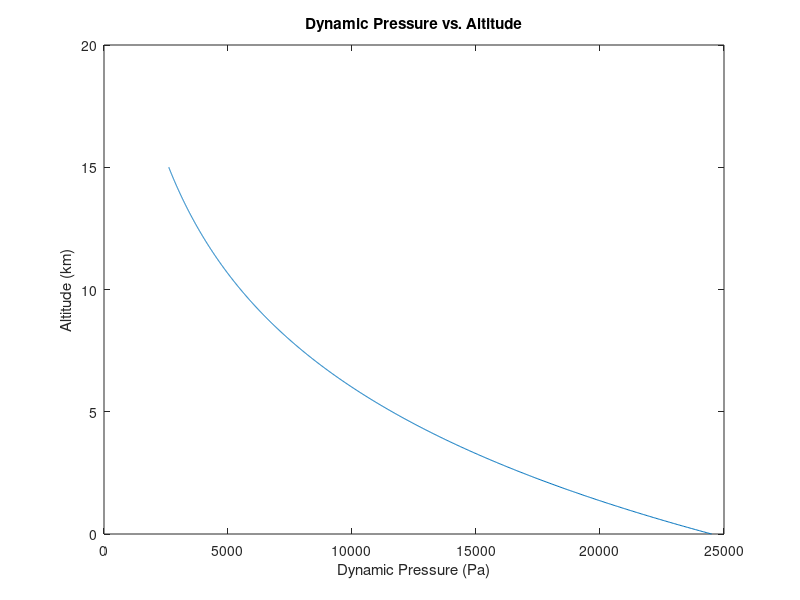

Here is the MATLAB script that generated this plot:
clear,clc;
h=linspace(0,15,1000);
q=.5*1.225*exp(h./(-6.7))*200^2;
plot(q,h);
title('Dynamic Pressure vs. Altitude');
xlabel('Dynamic Pressure (Pa)');
ylabel('Altitude (km)');
